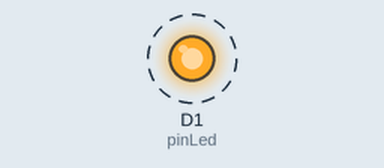
Recording of a sketch running on a simulated ESP8266 (NodeMCU). Shown: output pins drawn as LEDs (lit = HIGH). Dashed ring = blinking.

Above: at 0.2 s.
Timing chart, 0 to 3.0 s (numbered marks = the images above):
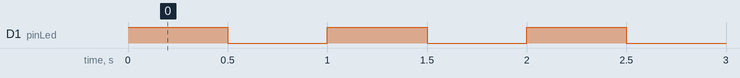

Measured:
- by itself, D1 (pinLed): alternates HIGH for 0.50 s and LOW for 0.50 s

The sketch:

prueba_basica_led.ino
```cpp
#define pinLed D1


void setup() {
  pinMode(pinLed,OUTPUT);
}

void loop() {

  digitalWrite(pinLed,HIGH);
  delay(500);
  digitalWrite(pinLed,LOW);
  delay(500);

}
```
